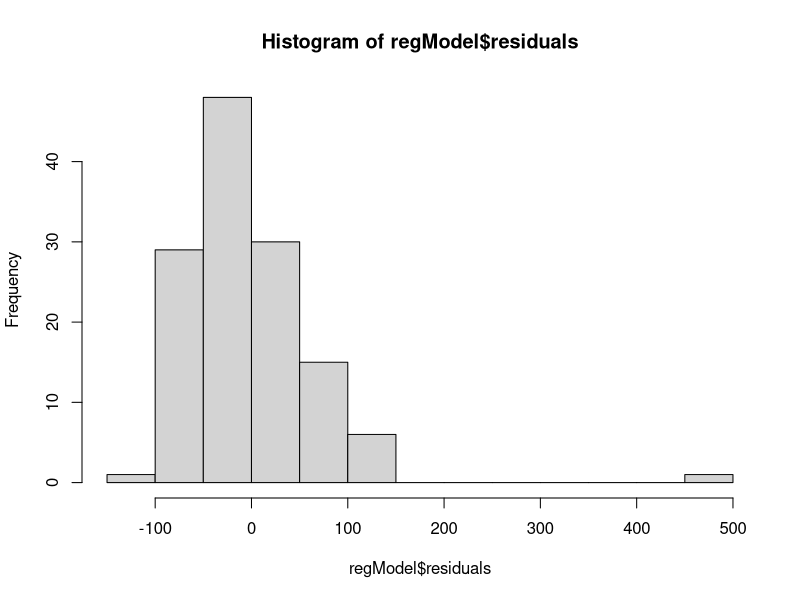
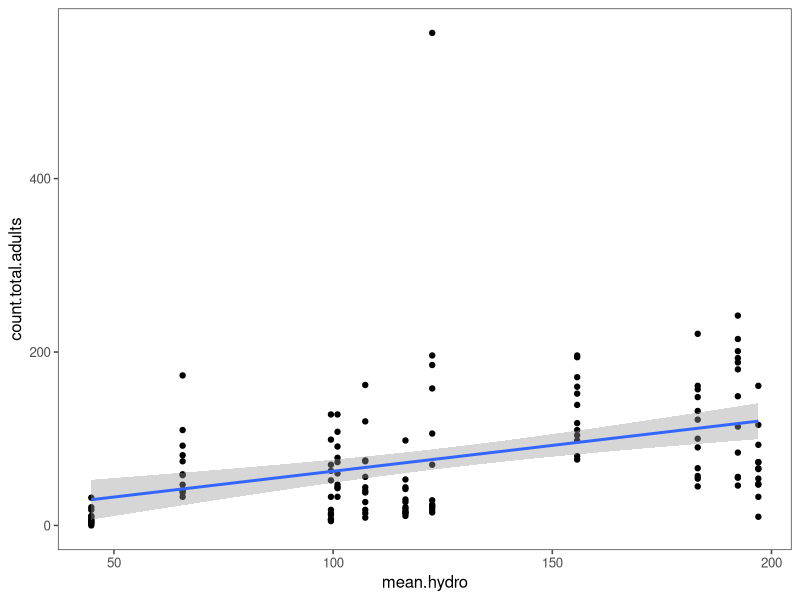
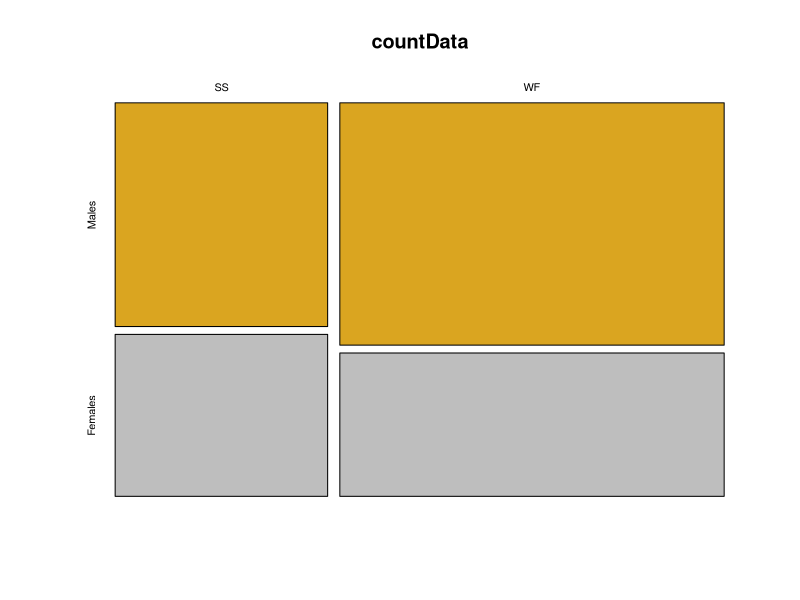
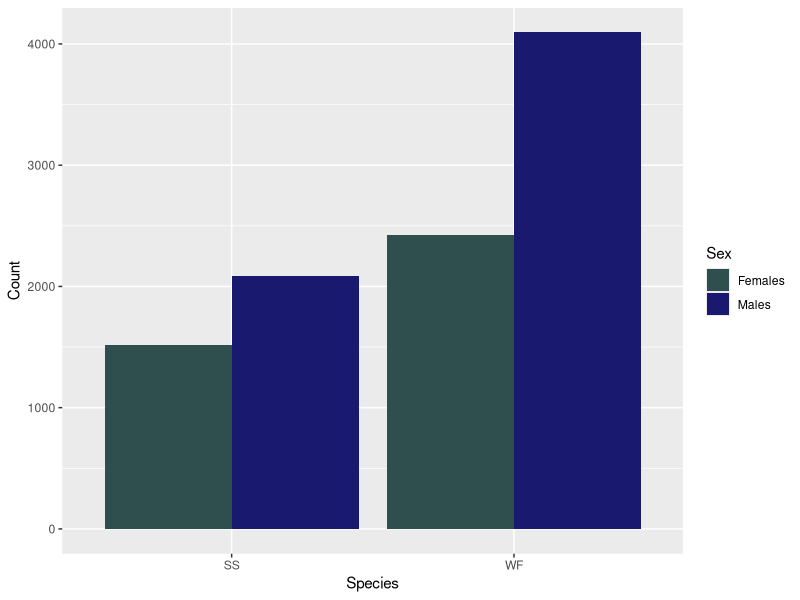

Write the R code that produced these figures, in order.
#### Simple Data Analyses and More Complex Control Structures
#### 30 January 2023
#### AMA

dryad <- read.table(file="Data/Veysey-Babbitt_data_amphibians.csv", header=T, sep=",")
library(tidyverse)
library(ggthemes)

### Analyses
# Independent/explanatory and dependent/response variable (x vs y)
# Continuous vs discrete/categorical variables (range of numbers vs groups of values, can be put into bins)

# x cont y cont = REGRESSION (Linear, correlation analysis); SCATTER PLOT
# x cat y cont = T-TEST (2 groups) or ANOVA (2+); BAR PLOT or BOX PLOT
# x cat y cat = CHI-SQUARED (count); TABLE or MOSAIC PLOT
# x cont y cat = LOGISTIC REGRESSION (presence and absence)

glimpse(dryad)

### Linear regression
# Is there a relationship between mean pool hydroperiod and number of breeding frogs caught? mean.hydro vs count.total.adults; y var ~ x var

regModel <- lm(count.total.adults~mean.hydro, data=dryad)
summary(regModel) #gives more info than glimpse; Estimate gives slope; usually ignore Intercept row
hist(regModel$residuals) #see the residuals to see if there are outliers
summary(regModel)$"r.squared" #see if similar to one given in summary?
View(summary(regModel)) #gives code to extract when you click on variables

regPlot <- ggplot(data=dryad, aes(x=mean.hydro, y=count.total.adults)) + 
  geom_point() + 
  stat_smooth(method="lm", se=0.99)
regPlot + theme_few()

### Basic ANOVA
# Was there a stat significant difference in the number of adults among wetlands?
#y~x

ANOmodel <- aov(count.total.adults~factor(wetland), data=dryad)
summary(ANOmodel) #wetland is actually different groups, not integers; adding factor() changes the p-value

dryad %>%
  group_by(factor(wetland)) %>%
  summarize(avgHydro=mean(count.total.adults, na.rm=T), N=n())

### Box plot

dryad$wetland <- factor(dryad$wetland) #integer class turned into factor class

ANOplot <- ggplot(data=dryad, aes(x=wetland, y=count.total.adults, fill=species)) + 
  geom_boxplot() +
  scale_fill_grey() #use fill to show another variable, like species, and show it in gray
#ggsave(file="SpeciesBox.pdf", plot=ANOplot, device="pdf")

### Logistic regression
# gamma probabilities are cont variables that are always positive and have a skewed distribution

xVar <- sort(rgamma(n=200, shape=5, scale=5))
yVar <- sample(rep(c(1,0), each=100), prob=seq_len(200))

logRegData <- data.frame(xVar, yVar)
logRegModel <- glm(yVar~xVar, data=logRegData, family=binomial(link=logit))
logRegPlot <- ggplot(data=logRegData, aes(x=xVar, y=yVar)) +
  geom_point() +
  stat_smooth(method="glm", method.args=list(family=binomial))

### Chi-squared (Contingency table)
# Are there differences in counts of males and females between species?

countData <- dryad %>%
  group_by(species) %>%
  summarize(Males=sum(No.males, na.rm=T), Females=sum(No.females, na.rm=T)) %>%
  select(-species) %>%
  as.matrix()

row.names(countData) <- c("SS", "WF")
chisq.test(countData)$residuals #how far away the observed values are from the expected

### Mosaic plot (base R)

mosaicplot(x=countData, col=c("goldenrod", "gray"), shade=F)

### Bar plot

countDataLong <- countData %>%
  as_tibble() %>%
  mutate(Species=c(rownames(countData))) %>%
  pivot_longer(cols=Males:Females, names_to = "Sex", values_to = "Count")

ggplot(data=countDataLong, aes(x=Species, y=Count, fill=Sex)) +
  geom_bar(stat="identity", position="dodge") + #plots bars next to each other
  scale_fill_manual(values=c("darkslategrey", "midnightblue"))

############################################################

### Control structures
## if statements and if else statements
  # if(condition){expression 1}
  # if(condition){expression 1} else {expression 2}
  # if(condition 1){expression 1} else if (condition 2) {exoression 2} else {expression 3}
  # if there are any final unspecified else it will capture the rest of unspecified conditions
  # else must appear on the same line as the expression
  # use it for single values, not necessarily vectors

z <- signif(runif(1), digits=2)
z > 0.5

if (z > 0.8) {cat(z,"is a large number","\n")} else 
  if (z < 0.2) {cat(z,"is a small number","\n")} else
  {cat(z,"is a number of typical size","\n")
    cat("z^2 =",z^2,"\n")}

## ifelse to fill vectors
  # ifelse(condition, yes, no)
  # Insect population where females lay 10.2 eggs on average, follows Poisson distribution (discrete probability distribution showing likely number of times an event will occur). 35% chance of parasitism where no eggs are laid.

tester <- runif(1000)
eggs <- ifelse(tester>0.35, rpois(n=1000, lambda=10.2), 0) #if it's not over 0.35 then it's assigned 0

# Vector of p-values from a simulation

pVals <- runif(1000)
z <- ifelse(pVals <= 0.025, "lowerTail", "nonSig")
z[pVals >= 0.975] <- "upperTail"
table(z)

### For loops
# workhorse function for repetitive tasks; universal in all computer languages
# controversial in R because often not necessary (vectorization, very slow with certain operations, family of applied functions)
  # for(var in sequence){#starts the for loop
   # body
   # end of for loop
   #}
  # var is a counter variable that holds the current value of the loop (i, j, k)
  # sequence is an integer vector that defines the start/end of the loop

for(i in 1:5){
  cat("stuck in a loop", i, "\n")
  cat(3+2, "\n")
  cat(3+i, "\n")
}
print(i) #will be last value

# Use counter variable that maps to position of each element

my_dogs <- c("chow", "akita", "malamute", "husky", "samoyed")

for(i in 1:length(my_dogs)){
  cat("i=", i, "my dogs[i]=", my_dogs[i], "\n")
}

# Loop over rows and columns

m <- matrix(round(runif(20), digits=2), nrow=5)
for(i in 1:nrow(m)){
  m[i,] <- m[i,] + i #overwrite to add i to matrix rows
}

m <- matrix(round(runif(20), digits=2), nrow=5)
for(j in 1:ncol(m)){
  m[,j] <- m[,j] + j #overwrite to add j to matrix columns
}

m <- matrix(round(runif(20), digits=2), nrow=5)
for(i in 1:nrow(m)){
  for(j in 1:ncol(m)){
    m[i,j] <- m[i,j] + i + j
  }
}
